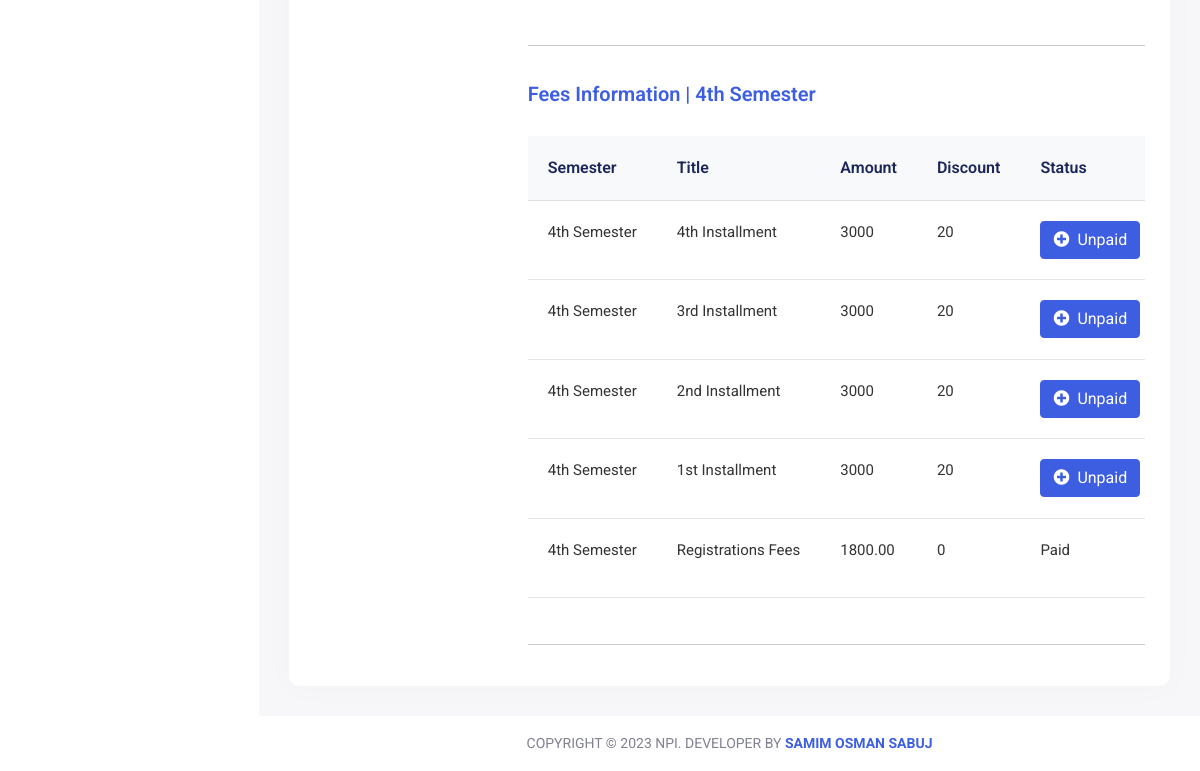
The page /student/student-details/17/ (signed in, lower part) on the database as committed earlier.
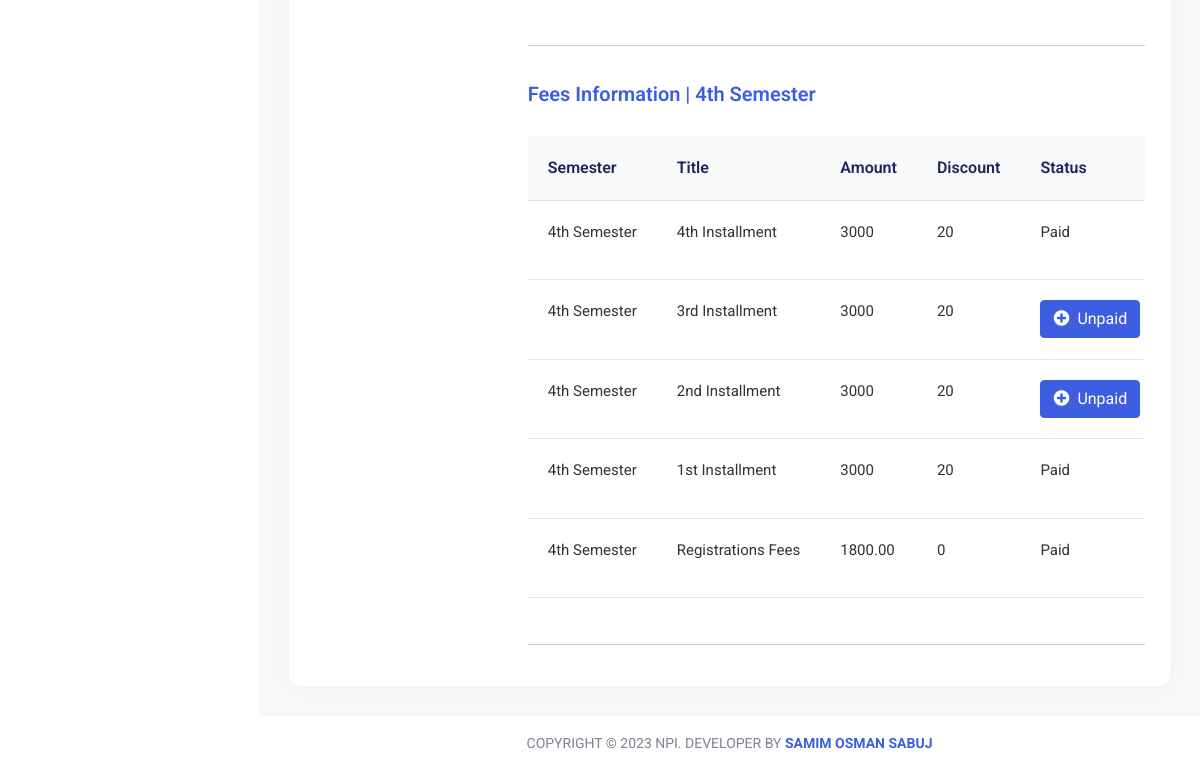
The same page on the database as committed later.
### student/models.py (models this page shows, shortened)
class Installments(models.Model):
    TITLE = (
        ('1st Installment', '1st Installment'),
        ('2nd Installment', '2nd Installment'),
        ('3rd Installment', '3rd Installment'),
        ('4th Installment', '4th Installment'),
    )
    PAYMENT_METHOD = (
        ('Cash', 'Cash'),
        ('Bkash', 'Bkash'),
        ('Others', 'Others'),
    )
    semester = models.ForeignKey(Semesters, on_delete=models.CASCADE, related_name="Semester")
    title = models.CharField(choices=TITLE, max_length=50)
    amount = models.PositiveIntegerField(default=3750)
    discount = models.PositiveIntegerField(default=0)
    created_date = models.DateTimeField(auto_now_add=True)
    payment_method = models.CharField(choices=PAYMENT_METHOD, max_length=15, blank=True, null=False)
    is_paid = models.BooleanField(default=False)
    class Meta:
        ordering = ['-created_date']

class Semesters(models.Model):
    TITLE = (
        ('1st Semester', '1st Semester'),
        ('2nd Semester', '2nd Semester'),
        ('3rd Semester', '3rd Semester'),
        ('4th Semester', '4th Semester'),
        ('5th Semester', '5th Semester'),
        ('6th Semester', '6th Semester'),
        ('7th Semester', '7th Semester'),
        ('8th Semester', '8th Semester'),
        )
    Student = models.ForeignKey(student, on_delete=models.CASCADE, related_name="Students")
    title = models.CharField(choices=TITLE, max_length=50)
    start_date = models.DateField(auto_now_add=True)
    result = models.FloatField(max_length=5, blank=True, null=True)
    is_complete = models.BooleanField(default=False)
    def __str__(self) -> str:
        return self.title
    class Meta:
        ordering = ['title']

### student/views.py (the view)
# urls.py: path('student-details/<int:id>/', student_details, name='student_details'),
@login_required(login_url='login')
def student_details(request, id):
    context = {}
    user = request.user
    if user.is_teacher:
        Teacher = teacher.objects.get(username=user)
        context['Teacher'] = Teacher
    elif user.is_student:
        Student = student.objects.get(username=user)
        context['Student'] = Student
    single_student = student.objects.get(id=id)
    semester = Semesters.objects.filter(Student=single_student)
    context['single_student'] = single_student
    context['semester'] = semester
    return render(request, 'student/student_details.html', context)

### department/models.py (called while the page is built)
    def __str__(self) -> str:
        return self.title

### templates/student/student_details.html (shortened to what the changed rows need)
{% extends '../base/base.html' %}
{% load static %}
{% block body_content %}
<div class="content container-fluid">
    <div class="card">
        <div class="card-body">
            <div class="row">
                <div class="col-lg-9">
                    {% for i in semester %}
                        <div class="invoice-add-table">
                            <h4>Fees Information | {{i.title}}</h4>
                            <div class="table-responsive">
                                <table class="table table-center add-table-items">
                                    <thead>
                                        <tr>
                                            <th>Semester</th>
                                            <th>Title</th>
                                            <th>Amount</th>
                                            <th>Discount</th>
                                            <th>Status</th>
                                        </tr>
                                    </thead>
                                    <tbody>
                                        {% for j in i.Semester.all %}
                                        <tr class="add-row">
                                            <td>
                                                <p>{{j.semester}}</p>
                                            </td>
                                            <td>
                                                <p>{{j.title}}</p>
                                            </td>
                                            <td>
                                                <p>{{j.amount}}</p>
                                            </td>
                                            <td>
                                                <p>{{j.discount}}</p>
                                            </td>
                                            <td>
                                                {% if j.is_paid is True %}
                                                <p>Paid</p>
                                                {% else %}
                                                <a class="btn btn-primary" href="{% url 'payment_confirm' j.id %}"><i class="fas fa-plus-circle me-2"></i>Unpaid</a>
                                                {% endif %}
                                            </td>
                                        </tr>
                                        {% endfor %}
                                        {% for k in i.Registration_fees_semester.all %}
                                        <tr class="add-row">
                                            <td>
                                                <p>{{k.semester}}</p>
                                            </td>
                                            <td>
                                                <p>{{k.title}}</p>
                                            </td>
                                            <td>
                                                <p>{{k.amount}}</p>
                                            </td>
                                            <td>
                                                <p>0</p>
                                            </td>
                                            <td>
                                                {% if k.is_paid is True %}
                                                <p>Paid</p>
                                                {% else %}
                                                <a class="btn btn-primary" href="{% url 'registration_fee_confirm' k.id %}"><i class="fas fa-plus-circle me-2"></i>Unpaid</a>
                                                {% endif %}
                                            </td>
                                        </tr>
                                        {% endfor %}
                                    </tbody>
                                </table>
                            </div>
                        </div>
                        <hr>
                        {% endfor %}
                </div>
            </div>
        </div>
    </div>
</div>
{% endblock body_content %}

Rows that differ between the two databases and show on the page:
changed Installments "4th Installment": is_paid "Unpaid" → "Paid"
changed Installments "1st Installment": is_paid "Unpaid" → "Paid"
